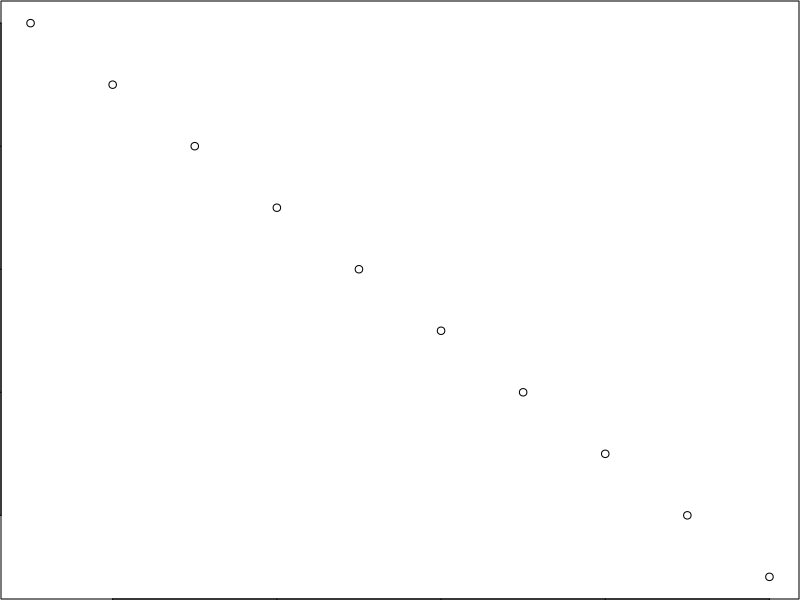

Generate this figure with R: (Note: this script raises an error after producing the figure.)
library(grid)
library(gridBase)
library(ggplot2)

# start new page
plot.new() 

# setup layout
gl <- grid.layout(nrow=1, ncol=2)
# grid.show.layout(gl)

# setup viewports
vp.1 <- viewport(layout.pos.col=1, layout.pos.row=1) 
vp.2 <- viewport(layout.pos.col=2, layout.pos.row=1) 
# init layout
pushViewport(viewport(layout=gl))
# access the first position
pushViewport(vp.1)

# start new base graphics in first viewport
par(new=TRUE, mar = rep(0.05, 4))# fig=gridFIG())

plot.new()
plot(x = 1:10, y = 10:1)

# done with the first viewport
popViewport()

# move to the next viewport
pushViewport(vp.2)

ggplotted <- qplot(x=1:10,y=10:1, 'point')
# print our ggplot graphics here
print(ggplotted, newpage = FALSE)

# done with this viewport
popViewport(1)



# trying pimage -----------------------------------------------------------




## put several pimages on a page (uses viewports and newpage = FALSE)
library(grid)
grid.newpage()
pushViewport(viewport(layout=grid.layout(nrow = 1, ncol = 2),
                      x=.5, y=.5,
                      width = 1.1, height = 1.1
                       ))

library(grid)
library(seriation)

set.seed(1)
x <- matrix(rnorm(90000), nrow = 300)

grid.newpage()
pushViewport(viewport(layout=grid.layout(nrow = 1, ncol = 2)))
pushViewport(viewport(layout.pos.row = 1, layout.pos.col = 1))

pimage(x, 
       axes = "both",
       key = FALSE,
       prop = TRUE,
       newpage = FALSE)

upViewport(1)
pushViewport(viewport(layout.pos.row = 1, layout.pos.col = 2))


o <- seriate(x)
pimage(x, o,
       axes = "both",
       key = FALSE,
       prop = TRUE,
       newpage = FALSE)

upViewport(1)
popViewport(0)

hw <- 15
graph2pdf(height = hw, width=2*hw)

# igraph ------------------------------------------------------------------
library(grid)
grid.newpage()
pushViewport(viewport(layout=grid.layout(nrow = 1, ncol = 2)))
pushViewport(viewport(layout.pos.row = 1, layout.pos.col = 1))

plot.new()

E(g)$color <- NA
E(g)[V(g)[partition == "majority"] %--% V(g)[partition == "majority"]]$color <- colors$majo
set.seed(1)
g %>% plot(vertex.size = vertex.size,
           vertex.color = vertex.color,
           add=TRUE,
           vertex.label = NA,
           edge.width = 1,
           ylim=c(0.25,.5), xlim = c(0.25, .5),
           edge.curved= curve)

E(g)$color <- NA
E(g)[V(g)[partition == "minority"] %--% V(g)[partition == "majority"]]$color <- colors$inter
set.seed(1)
g %>% plot(vertex.size = vertex.size,
           vertex.color = vertex.color,
           add=TRUE,
           vertex.label = NA,
           edge.width = 1,
           edge.curved= curve)


E(g)$color <- NA
E(g)[V(g)[partition == "minority"] %--% V(g)[partition == "minority"]]$color <- colors$mino
set.seed(1)
g %>% plot(vertex.size = vertex.size,
           vertex.color = vertex.color,
           add=TRUE,
           vertex.label = NA,
           edge.width = 1,
           edge.curved= curve)
